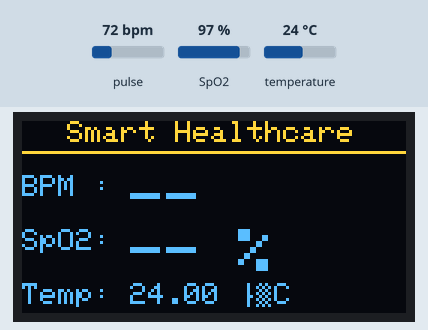
Simulated run of this sketch. Board: ESP32. Parts: 128×64 one-colour display. Inputs (shaded band) come from the test bench; at power-on: pulse 72 bpm, temperature 24 °C, SpO2 97 %. The OLED is the two-colour kind (top 16 rows yellow); what the sketch prints to the serial monitor is not drawn.

Above: at 2.2 s.
2.3 s: pulse set to 42 bpm
At 5.0 s:
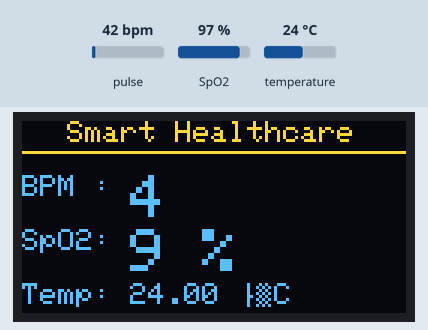
6.7 s: temperature set to 12 °C
At 8.1 s:
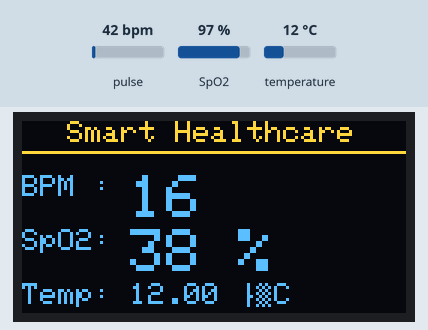
9.8 s: SpO2 set to 80 %
At 11.2 s:
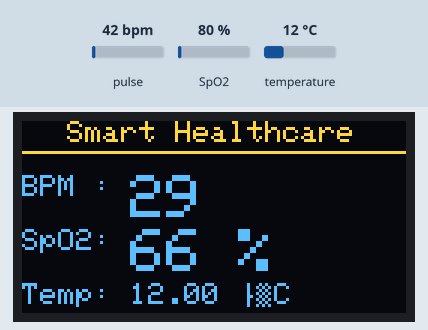
13.0 s: SpO2 set to 95 %
At 14.7 s:
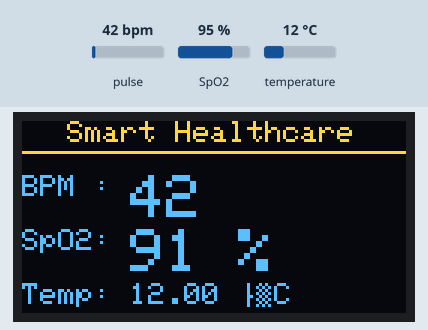
15.0 s: temperature set to 19 °C
At 18.9 s:
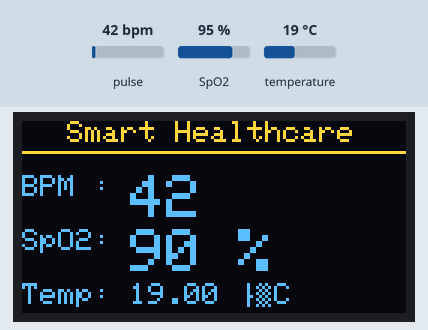
19.2 s: temperature set to 28 °C
At 20.2 s:
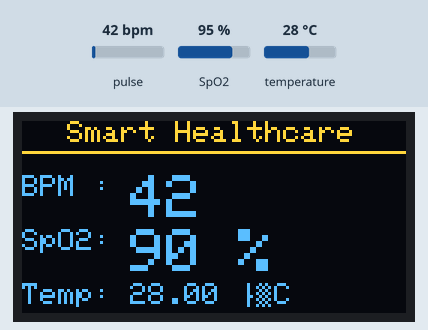
Timing chart, 0 to 22.2 s (numbered marks = the images above; inputs shaded):
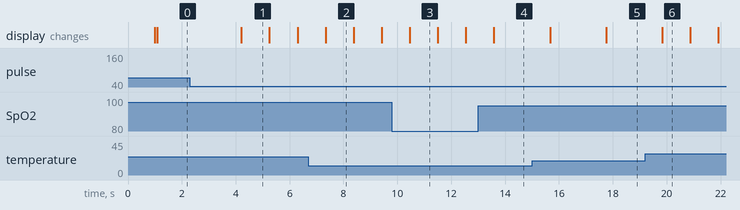

The sketch:

IoTHealthcareSystem.ino
```cpp
#include <Wire.h>
#include <Adafruit_GFX.h>
#include <Adafruit_SSD1306.h>
#include "MAX30100_PulseOximeter.h"
#include <OneWire.h>
#include <DallasTemperature.h>

// --- OLED CONFIGURATION ---
#define SCREEN_WIDTH 128
#define SCREEN_HEIGHT 64
Adafruit_SSD1306 display(SCREEN_WIDTH, SCREEN_HEIGHT, &Wire, -1);

// --- MAX30100 CONFIGURATION ---
PulseOximeter pox;
uint32_t tsLastReport = 0;
#define REPORTING_PERIOD_MS 1000

// --- HEART RATE FILTER ---
const int FILTER_SIZE = 10;
float bpmHistory[FILTER_SIZE];
int spo2History[FILTER_SIZE];
int filterIndex = 0;

// --- DS18B20 CONFIGURATION ---
#define ONE_WIRE_BUS 4
OneWire oneWire(ONE_WIRE_BUS);
DallasTemperature sensors(&oneWire);

// BPM noise filter function
float getFilteredBPM(float newBPM) {
  if (newBPM > 180.0 || newBPM < 40.0) {
    float sum = 0;
    for (int i = 0; i < FILTER_SIZE; i++) sum += bpmHistory[i];
    return sum / FILTER_SIZE;
  }
  bpmHistory[filterIndex] = newBPM;
  float sum = 0;
  for (int i = 0; i < FILTER_SIZE; i++) sum += bpmHistory[i];
  return sum / FILTER_SIZE;
}

// SpO2 noise filter function
int getFilteredSPO2(int newSPO2) {
  if (newSPO2 > 100 || newSPO2 < 70) {
    int sum = 0;
    for (int i = 0; i < FILTER_SIZE; i++) sum += spo2History[i];
    return sum / FILTER_SIZE;
  }
  spo2History[filterIndex] = newSPO2;
  int sum = 0;
  for (int i = 0; i < FILTER_SIZE; i++) sum += spo2History[i];
  return sum / FILTER_SIZE;
}

void onBeatDetected() {
  Serial.println("♥ Heartbeat detected!");
}

void setup() {
  Serial.begin(115200);
  delay(1000);

  Wire.begin(21, 22);

  // Initialize OLED
  if(!display.begin(SSD1306_SWITCHCAPVCC, 0x3C)) {
    Serial.println("OLED ERROR");
    for(;;);
  }

  // Clear filter array
  for(int i = 0; i < FILTER_SIZE; i++) {
    bpmHistory[i] = 0;
    spo2History[i] = 0;
  }

  // Initialize MAX30100
  if (!pox.begin()) {
    Serial.println("MAX30100 ERROR");
    for(;;);
  }
  pox.setIRLedCurrent(MAX30100_LED_CURR_50MA);
  pox.setOnBeatDetectedCallback(onBeatDetected);

  // Initialize DS18B20
  sensors.begin();
  sensors.setWaitForConversion(false);

  Serial.println("INITIALIZATION SUCCESSFUL! System ready.");
}

void loop() {
  pox.update(); // Continuously poll the optical sensor

  if (millis() - tsLastReport > REPORTING_PERIOD_MS) {
    // 1. READ HEART RATE AND SPO2
    float rawBPM = pox.getHeartRate();
    int rawSPO2 = pox.getSpO2();
    float finalBPM = 0;
    int finalSPO2 = 0;

    // Check for finger (If = 0 means finger removed)
    if (rawBPM == 0) {
      for(int i = 0; i < FILTER_SIZE; i++) {
        bpmHistory[i] = 0;
        spo2History[i] = 0;
      }
    } else {
      finalBPM = getFilteredBPM(rawBPM);
      finalSPO2 = getFilteredSPO2(rawSPO2);
      filterIndex = (filterIndex + 1) % FILTER_SIZE;
    }

    // 2. READ TEMPERATURE
    sensors.requestTemperatures();
    float tempC = sensors.getTempCByIndex(0);

    // 3. UPDATE OLED DISPLAY
    display.clearDisplay();
    display.setTextColor(WHITE);

    display.setTextSize(1);
    display.setCursor(15, 0);
    display.println("Smart Healthcare");
    display.drawLine(0, 10, 128, 10, WHITE);

    // BPM Line
    display.setTextSize(1);
    display.setCursor(0, 18);
    display.print("BPM : ");
    display.setTextSize(2);
    if (finalBPM == 0) display.println("--");
    else display.println((int)finalBPM);

    // SpO2 Line
    display.setTextSize(1);
    display.setCursor(0, 36);
    display.print("SpO2: ");
    display.setTextSize(2);
    if (finalSPO2 == 0) display.println("-- %");
    else { display.print(finalSPO2); display.println(" %"); }

    // Temperature Line
    display.setTextSize(1);
    display.setCursor(0, 54);
    display.print("Temp: ");
    if (tempC == DEVICE_DISCONNECTED_C || tempC == -127.00) {
      display.println("DS18 Err");
    } else {
      display.print(tempC); display.println(" °C");
    }

    display.display();
    tsLastReport = millis();
  }
}
```

Measured:
- after the input at 15.0 s, the display: first changes after 0.67 s (image 5 shows a later state)
- what the display in image 1 shows lasts 1.1 s, from 4.2 s to 5.3 s
